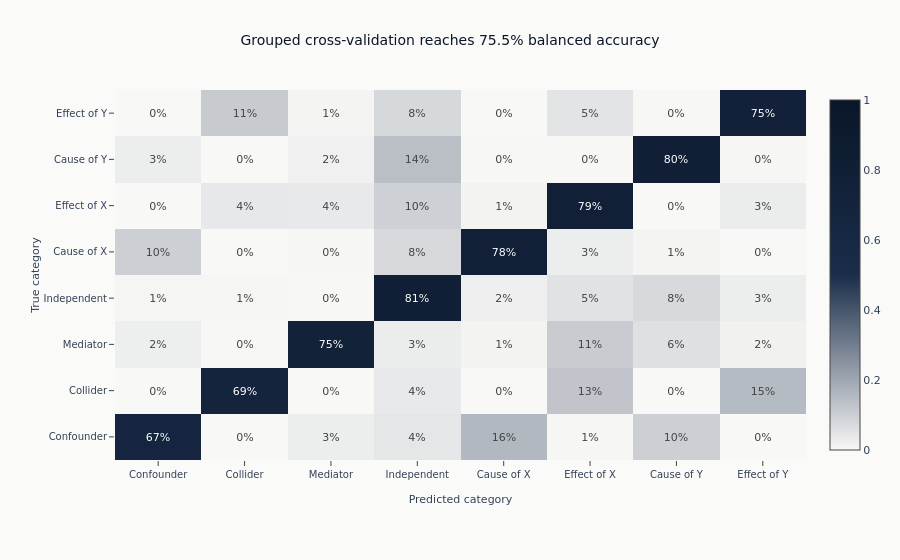

This figure's notebook cell:
### Markdown cell above
### Confusion Matrix

Row-normalized rates expose which roles remain observationally difficult after supervised
training; hover text retains the underlying counts.

### Code cell
conf_matrix = confusion_matrix(y_train, all_oof_preds)
conf_matrix_normalized = conf_matrix / conf_matrix.sum(axis=1, keepdims=True)

fig = go.Figure(
    data=go.Heatmap(
        z=conf_matrix_normalized,
        x=category_tick_labels,
        y=category_tick_labels,
        colorscale=[
            [0.0, COLORS["silver"]],
            [0.5, COLORS["slate"]],
            [1.0, COLORS["blue"]],
        ],
        zmin=0,
        zmax=1,
        customdata=conf_matrix,
        texttemplate="%{z:.0%}",
        hovertemplate=(
            "True: %{y}<br>Predicted: %{x}<br>Count: %{customdata}<br>Rate: %{z:.1%}<extra></extra>"
        ),
    )
)
fig.update_layout(
    title=f"Grouped cross-validation reaches {oof_accuracy:.1%} balanced accuracy",
    xaxis_title="Predicted category",
    yaxis_title="True category",
    height=560,
    margin=dict(l=115, b=100, t=90, r=60),
)
fig.show()

### Figure 1 — Plotly figure (JSON) as saved in the notebook; plotly's stock layout.template omitted (floating-point values rounded to 4 significant figures)
{"data": [{"colorscale": [[0.0, "#F8F8F6"], [0.5, "#1a2d4a"], [1.0, "#0a1628"]], "customdata": [[256, 0, 10, 17, 61, 2, 38, 0], [0, 248, 0, 13, 0, 45, 0, 54], [9, 1, 276, 11, 4, 40, 22, 6], [23, 21, 11, 3008, 82, 199, 281, 102], [69, 0, 3, 52, 543, 18, 7, 0], [0, 52, 49, 132, 15, 1067, 0, 39], [36, 0, 28, 193, 3, 3, 1104, 6], [0, 79, 7, 54, 0, 36, 2, 535]], "hovertemplate": "True: %{y}<br>Predicted: %{x}<br>Count: %{customdata}<br>Rate: %{z:.1%}<extra></extra>", "texttemplate": "%{z:.0%}", "type": "heatmap", "x": ["Confounder", "Collider", "Mediator", "Independent", "Cause of X", "Effect of X", "Cause of Y", "Effect of Y"], "y": ["Confounder", "Collider", "Mediator", "Independent", "Cause of X", "Effect of X", "Cause of Y", "Effect of Y"], "z": [[0.6667, 0.0, 0.02604, 0.04427, 0.1589, 0.005208, 0.09896, 0.0], [0.0, 0.6889, 0.0, 0.03611, 0.0, 0.125, 0.0, 0.15], [0.02439, 0.00271, 0.748, 0.02981, 0.01084, 0.1084, 0.05962, 0.01626], [0.006171, 0.005635, 0.002951, 0.8071, 0.022, 0.05339, 0.0754, 0.02737], [0.09971, 0.0, 0.004335, 0.07514, 0.7847, 0.02601, 0.01012, 0.0], [0.0, 0.0384, 0.03619, 0.09749, 0.01108, 0.788, 0.0, 0.0288], [0.02622, 0.0, 0.02039, 0.1406, 0.002185, 0.002185, 0.8041, 0.00437], [0.0, 0.1108, 0.009818, 0.07574, 0.0, 0.05049, 0.002805, 0.7504]], "zmax": 1, "zmin": 0}], "layout": {"height": 560, "margin": {"b": 100, "l": 115, "r": 60, "t": 90}, "title": {"text": "Grouped cross-validation reaches 75.5% balanced accuracy"}, "xaxis": {"title": {"text": "Predicted category"}}, "yaxis": {"title": {"text": "True category"}}}}
